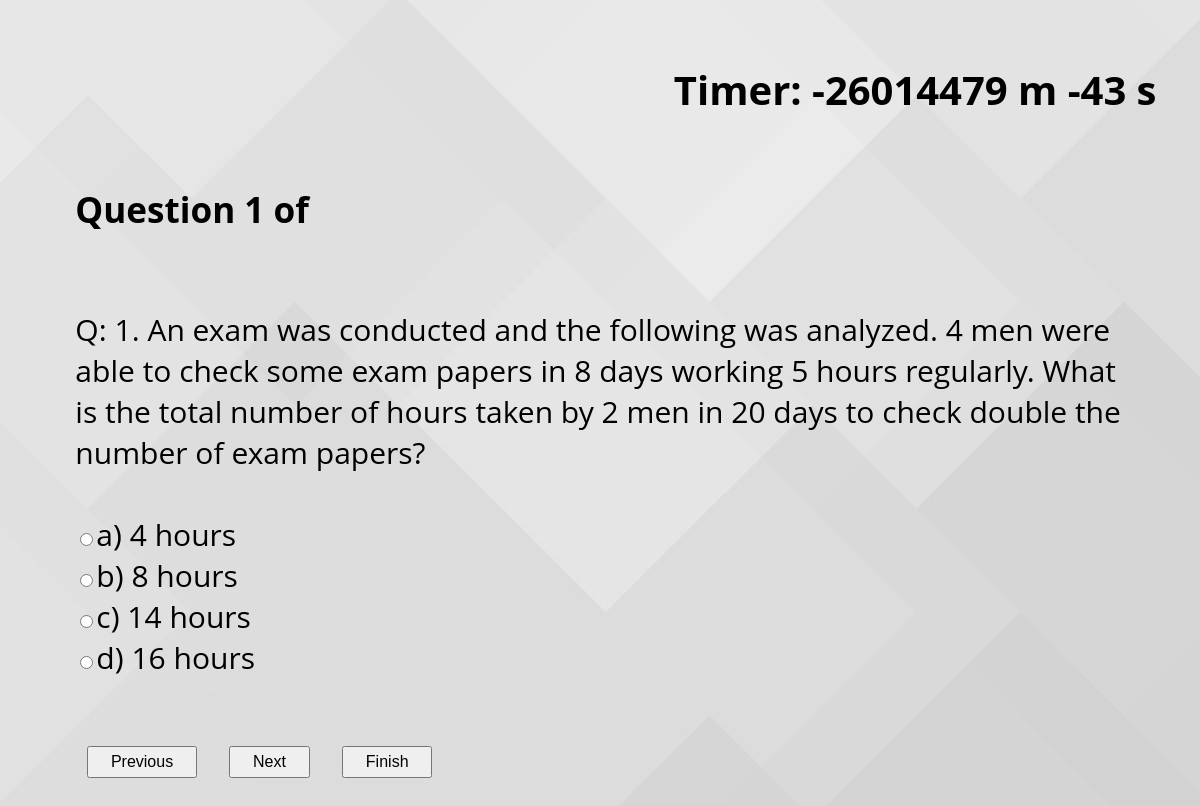
The page /question.php on the database its author committed.
### tables this page shows
CREATE TABLE `QUESTIONS` (
  `qno` int(11) NOT NULL,
  `question` varchar(500) NOT NULL,
  `opt_1` varchar(500) NOT NULL,
  `opt_2` varchar(500) NOT NULL,
  `opt_3` varchar(500) NOT NULL,
  `opt_4` varchar(500) NOT NULL,
  `correct_opt` int(11) NOT NULL
);

### question.php (the view, shortened to what this page needs)
<!DOCTYPE html>
<html>
<head>
</head>
<body>
<h1 id="countdown">Timer: </h1>
<?php
$servername = "localhost";
$username = "root";
$password = "root";
$dbname = "exam";
$conn = new mysqli($servername, $username, $password, $dbname);
	$count=$_SESSION["count"];
			$sql="SELECT * FROM QUESTIONS WHERE qno=$count";
		        $result = $conn->query($sql);
			$row = $result->fetch_assoc();
?>
<div id="alignment">
				<?php echo "<h3> Question ". $row["qno"] ." of ".$_SESSION["total_q"]."</h3>"; ?>
				<?php echo "<br>Q: " . $row["question"]."<br><br>"; ?>
				<form action="question.php" method="POST">
        			<input type="radio" name="opt" value="1"><?php echo "a) " . $row["opt_1"] . "<br>"; ?>
        			<input type="radio" name="opt" value="2"><?php echo "b) " . $row["opt_2"] . "<br>"; ?>
        			<input type="radio" name="opt" value="3"><?php echo "c) " . $row["opt_3"] . "<br>"; ?>
        			<input type="radio" name="opt" value="4"><?php echo "d) " . $row["opt_4"] . "<br>"; ?>
</div>
				<div id="align">
				<button type="submit" formaction="previous.php" name="prev" class="b3">Previous</button>
				<button type="submit" formaction="question.php" name="next" class="b1">Next</button>
				<button type="submit" formaction="result.php" name="finish" class="b2">Finish</button></div>
</body>
</html>

### question.php (style rules this page uses)
.b1,.b2,.b3 { float:left; margin-right:3%; padding:0.5% 2% 0.5% 2%; font-size:80%; }
#alignment { margin:20px; font-size: 30px; padding:0.5% 4% 4% 4%; }
#align { margin:20px; padding-left:5%; }
body { background: url(ques.jpg) no-repeat; background-size: cover; background-position: center; font-family: 'Open Sans', sans-serif; font-size: 125%; position: relative; min-height: 100vh; }
#countdown { text-align:right; padding-right:3%; padding-top:3%; }

### rows shown on the page
questions: qno "1", question "1. An exam was conducted and the following was analyzed. 4 men were able to check some exam papers in 8 days working 5 hours regularly. What is the total number of hours taken by 2 men in 20 days to check double the number of exam papers?", opt_1 "4 hours", opt_2 "8 hours", opt_3 "14 hours", opt_4 "16 hours"
